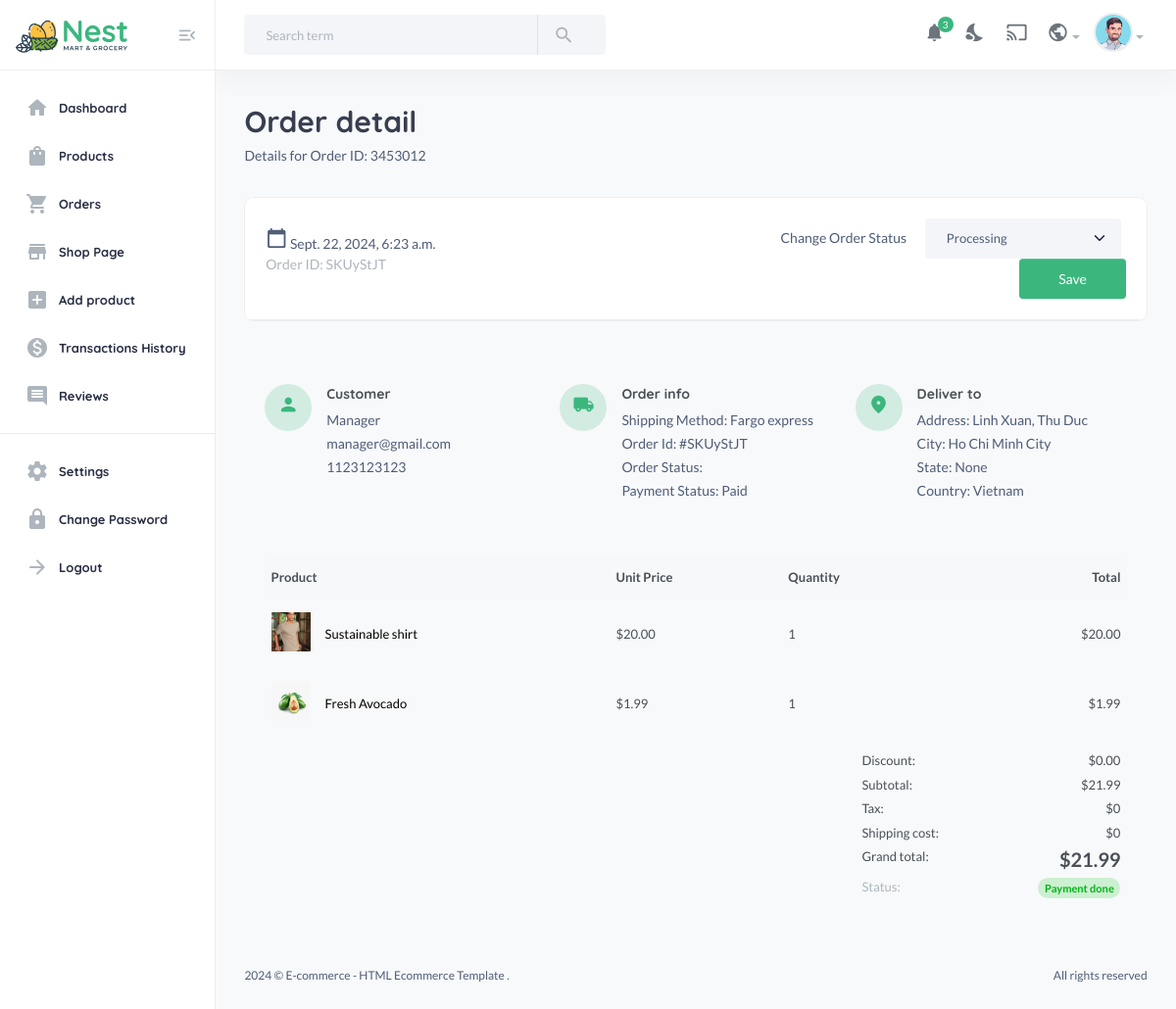
The app's page /useradmin/order-detail/SKUyStJT, older data.
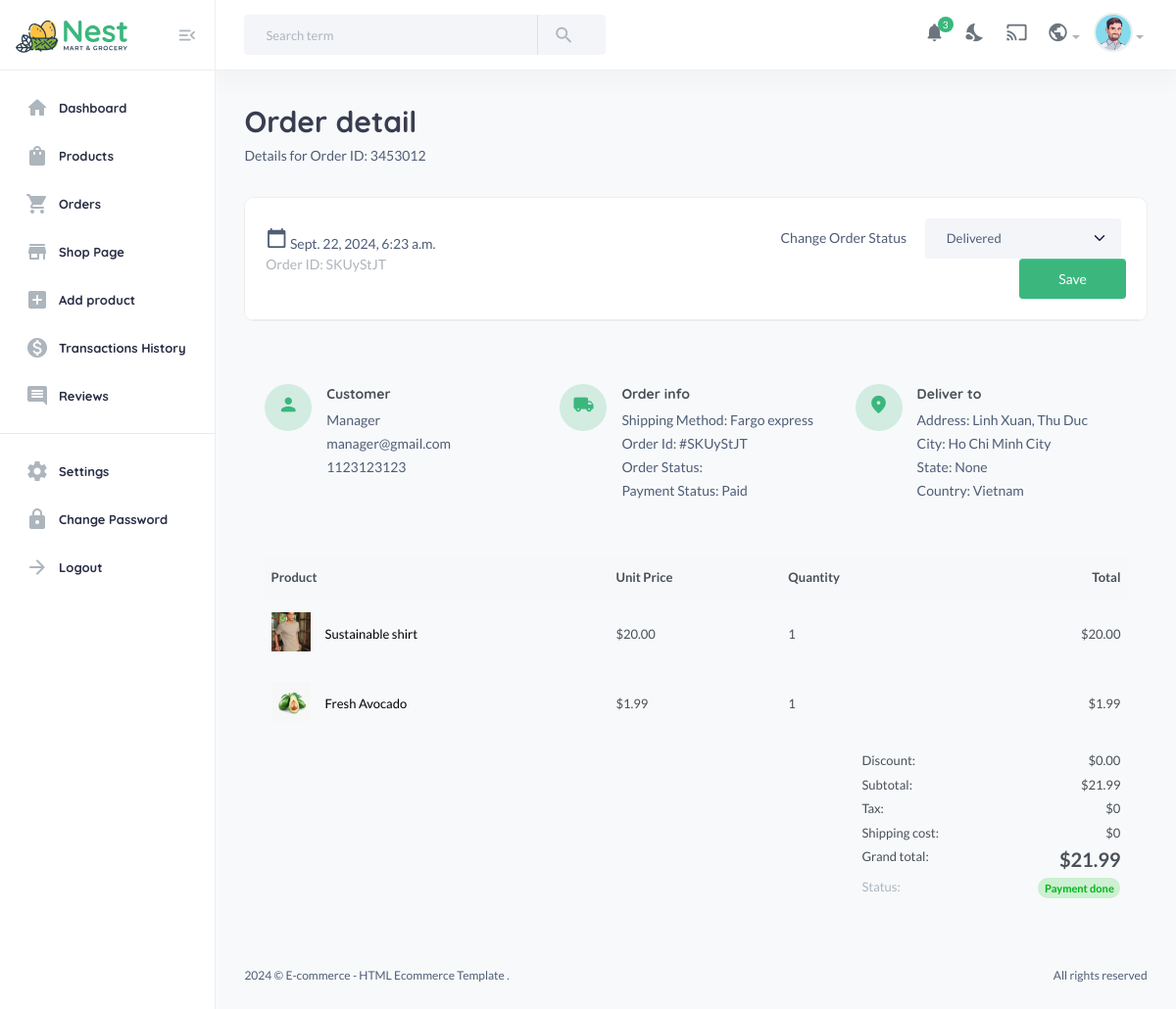
The same page, newer data.
### core/models.py (models this page shows)
class CartOrder(models.Model):
    user = models.ForeignKey(User, on_delete=models.CASCADE, related_name="cart_orders")
    full_name = models.CharField(max_length=100, null=True, blank=True)
    email = models.EmailField(max_length=100, null=True, blank=True)
    phone = models.CharField(max_length=20, null=True, blank=True)
    address = models.CharField(max_length=100, null=True, blank=True)
    city = models.CharField(max_length=100, null=True, blank=True)
    state = models.CharField(max_length=100, null=True, blank=True)
    country = models.CharField(max_length=100, null=True, blank=True)
    price = models.DecimalField(max_digits=10, decimal_places=2, default="0.00")
    saved = models.DecimalField(max_digits=10, decimal_places=2, default="0.00")
    coupons = models.ManyToManyField(Coupon, blank=True)
    shipping_method = models.CharField(max_length=100, null=True, blank=True)
    tracking_id = models.CharField(max_length=100, null=True, blank=True)
    tracking_website_address = models.CharField(max_length=100, null=True, blank=True)
    paid_status = models.BooleanField(default=False)
    order_date = models.DateTimeField(auto_now_add=True)
    product_status = models.CharField(choices=STATUS_CHOICES, max_length=30, default="processing")
    sku = ShortUUIDField(null=True, blank=True, length=5, prefix="SKU", max_length=20)
    oid = ShortUUIDField(null=True, blank=True, length=5, prefix="SKU", max_length=20)
    stripe_payment_intent = models.CharField(max_length=1000, null=True, blank=True)
    class Meta:
        verbose_name_plural = "Cart Orders"

### useradmin/views.py (the view)
# urls.py: path("order-detail/<str:oid>", views.order_detail, name="order-detail"),
def order_detail(request, oid):
    order = get_object_or_404(CartOrder, oid=oid)
    items = order.items.all()
    context = {
        "order": order,
        "items": items,
    }
    return render(request, "useradmin/order-detail.html", context)

### core/context_processors.py (called while the page is built)
def default(request):
    categories = Category.objects.all()
    vendors = Vendor.objects.all()
    min_max_price = Product.objects.aggregate(Min("price"), Max("price"))
    user_wishlist = []
    if request.user.is_authenticated:
        user_wishlist = [item.product.pid for item in WishList.objects.filter(user=request.user)]
    try:
        address = Address.objects.get(user=request.user)
    except:
        address = None
    return {
        'categories': categories,
        'vendors': vendors,
        'address': address,
        'min_max_price': min_max_price,
        'user_wishlist': user_wishlist,
    }

### templates/useradmin/order-detail.html (shortened to what the changed rows need)
{% extends 'useradmin/base.html' %}
{% load static %}
{% block content %}
<section class="content-main">
    <div class="content-header">
        <div>
            <h2 class="content-title card-title">Order detail</h2>
        </div>
    </div>
    <div class="card">
        <header class="card-header">
            <div class="row align-items-center">
                <div class="col-lg-6 col-md-6 mb-lg-0 mb-15">
                    <span> <i class="material-icons md-calendar_today"></i> <b>{{order.order_date}}</b> </span> <br />
                    <small class="text-muted">Order ID: {{order.oid}}</small>
                </div>
                <form method="POST" action="{% url 'useradmin:update-order-status' order.oid %}" class="col-lg-6 col-md-6 ms-auto text-md-end">
                    <label for="status" class="pe-3">Change Order Status </label>
                    <select name="status" class="form-select d-inline-block mb-lg-0 mr-5 mw-200">
                        <option value="processing" {% if order.product_status == "processing" %}selected{% endif %}>Processing</option>
                        <option value="delivered" {% if order.product_status == "delivered" %}selected{% endif %}>Delivered</option>
                    </select>
                    <button type="submit" class="btn btn-primary" >Save</a>
                </div>
            </div>
        <div class="card-body">
            <div class="row mb-50 mt-20 order-info-wrap">
                <div class="col-md-4">
                    <article class="icontext align-items-start">
                        <div class="text">
                            <h6 class="mb-1">Customer</h6>
                            <p class="mb-1">
                                {{order.full_name}} <br />
                                {{order.email}} <br />
                                {{order.phone}}
                            </p>
                        </div>
                    </article>
                </div>
                <div class="col-md-4">
                    <article class="icontext align-items-start">
                        <div class="text">
                            <h6 class="mb-1">Order info</h6>
                            <p class="mb-1">
                                Shipping Method: Fargo express <br />
                                Order Id: #{{order.oid}} <br>
                                Order Status: {{order.status}} <br>
                                Payment Status: {% if order.paid_status %}Paid{% else %}Unpaid{% endif %}
                            </p>
                        </div>
                    </article>
                </div>
                <div class="col-md-4">
                    <article class="icontext align-items-start">
                        <div class="text">
                            <h6 class="mb-1">Deliver to</h6>
                            <p class="mb-1">
                                Address: {{order.address}}<br />
                                City: {{order.city}} <br />
                                State: {{order.state}}<br />
                                Country: {{order.country}}
                            </p>
                        </div>
                    </article>
                </div>
            </div>
            <div class="row">
                <div class="col-lg-12">
                    <div class="table-responsive">
                        <table class="table">
                            <thead>
                                <tr>
                                    <th width="40%">Product</th>
                                    <th width="20%">Unit Price</th>
                                    <th width="20%">Quantity</th>
                                    <th width="20%" class="text-end">Total</th>
                                </tr>
                            </thead>
                            <tbody>
                                <tr>
                                    <td colspan="4">
                                        <article class="float-end">
                                            <dl class="dlist">
                                                <dt>Discount:</dt>
                                                <dd>${{order.saved|floatformat:2}}</dd>
                                            </dl>
                                            <dl class="dlist">
                                                <dt>Subtotal:</dt>
                                                <dd>${{order.price|floatformat:2}}</dd>
                                            </dl>
                                            <dl class="dlist">
                                                <dd><b class="h5">${{order.price|floatformat:2}}</b></dd>
                                            </dl>
                                        </article>
                                    </td>
                                </tr>
                            </tbody>
                        </table>
                    </div>
                </div>
            </div>
        </div>
</section>
{% endblock content %}

Row changes from the older to the newer data that the page shows:
changed CartOrder "SKUyStJT": status "Processing" → "Delivered"
